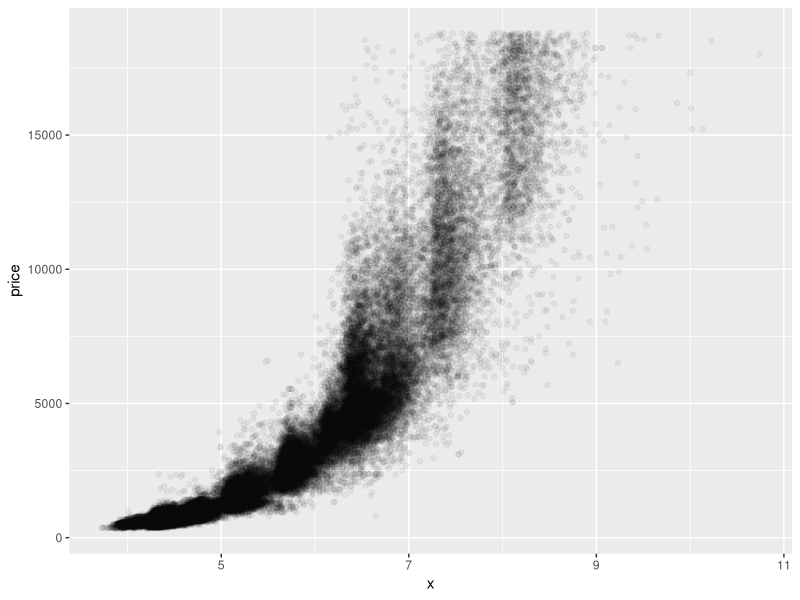
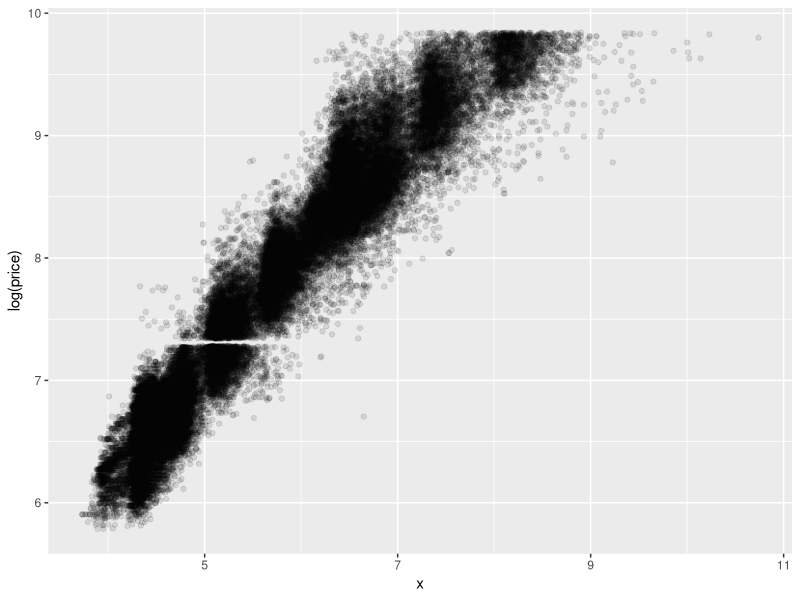
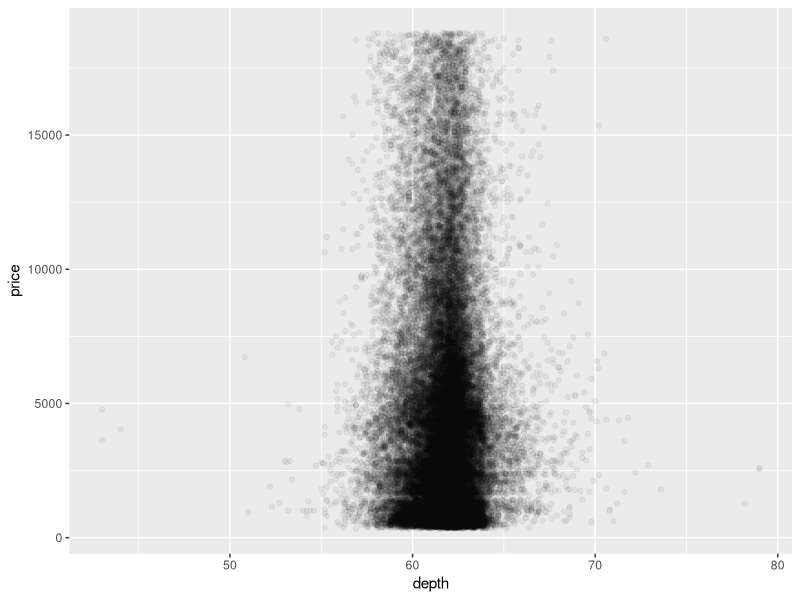
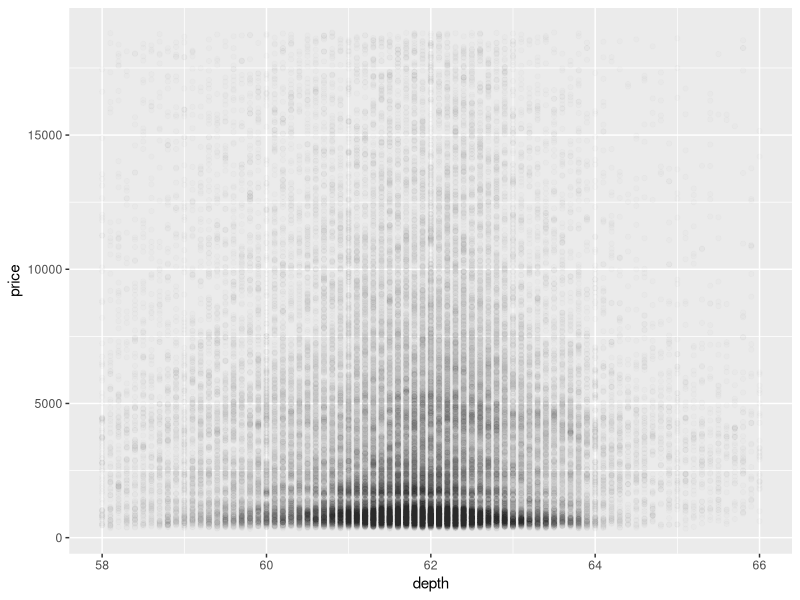
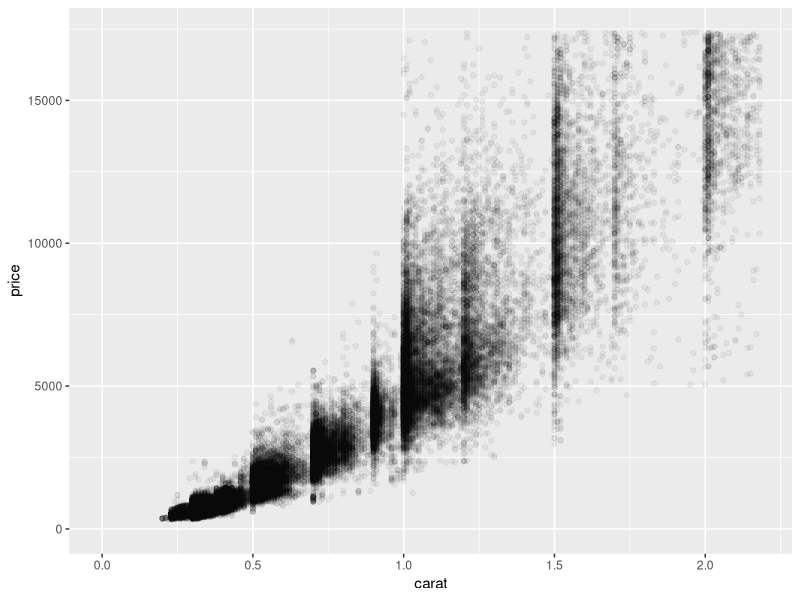
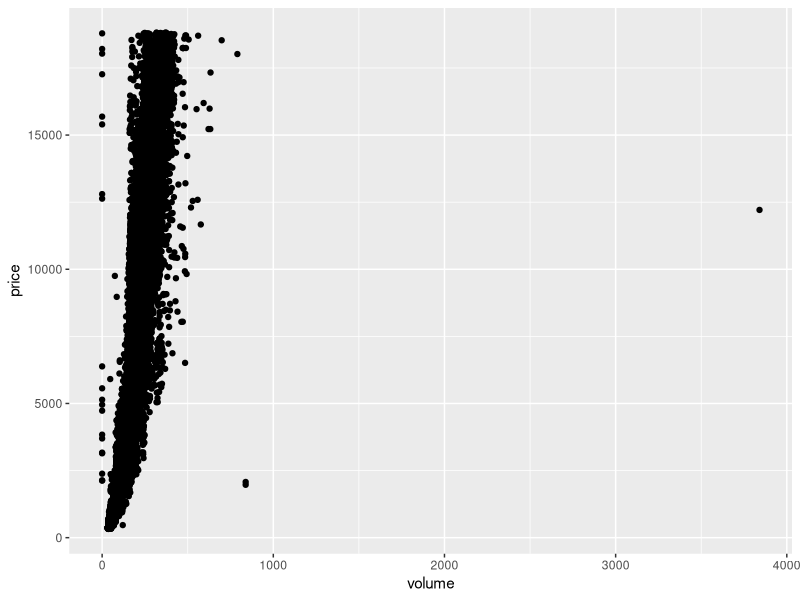
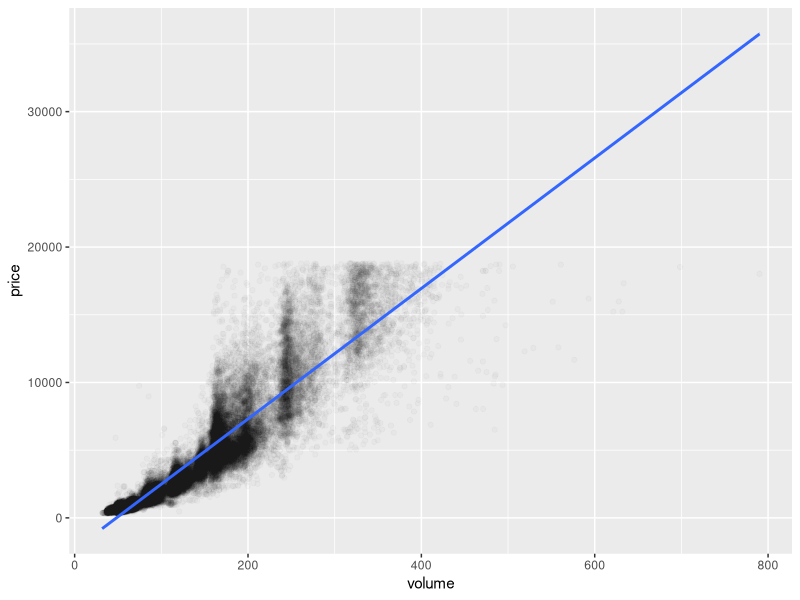
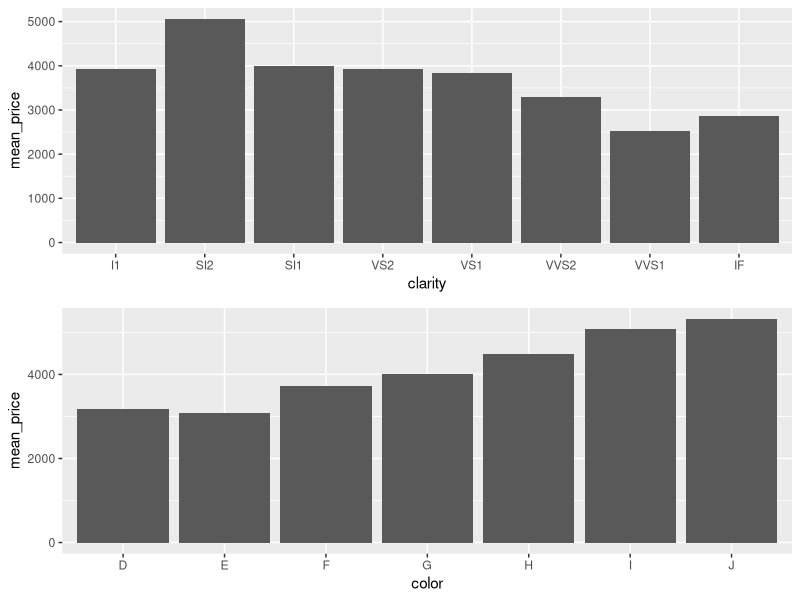

Reproduce these figures in R, in order.
## ---- chunk 1
# install.packages("tidyverse")
library(tidyverse)  # dplyr, tidyr, ggplot2, etc.

setwd('/Users/GregoryClunies/Repos/Udacity/Exploratory_Data_Analysis/L6_ProbelmSet_ExploreTwoVariables')

data(diamonds)
names(diamonds)
?diamonds
## ---- chunk 2
ggplot(data = subset(diamonds, diamonds$x != 0), aes(x = x, y = price)) +
  geom_point(alpha = 1/20)
## ---- chunk 3
ggplot(data = subset(diamonds, diamonds$x != 0), aes(x = x, y = log(price))) +
  geom_point(alpha = 1/10)
## ---- chunk 4
cor.test(diamonds$x, diamonds$price)
cor.test(diamonds$y, diamonds$price)
cor.test(diamonds$z, diamonds$price)
## ---- chunk 5
ggplot(data = diamonds, aes(x = depth, y = price)) +
  geom_point(alpha = 1/20)
## ---- chunk 6
ggplot(data = diamonds, aes(x = depth, y = price)) +
  geom_point(alpha = 1/100) + 
  scale_x_continuous(breaks = seq(50, 70, 2), limits = c(58,66))
## ---- chunk 7
with(diamonds, cor.test(depth, price))
## ---- chunk 8
ggplot(data = diamonds, aes(x = carat, y = price)) + 
  geom_point(alpha = 1/20) +
  xlim(0, quantile(diamonds$carat, 0.99)) +
  ylim(0, quantile(diamonds$price, 0.99))
## ---- chunk 9
diamonds$volume <- with(diamonds, x * y * z)

ggplot(data = diamonds, aes(x = volume, y = price)) + 
  geom_point()
## ---- chunk 10
df <- subset(diamonds, diamonds$volume < 800 & diamonds$volume != 0)

cor.test(df$price, df$volume)
## ---- chunk 11
df <- subset(diamonds, diamonds$volume < 800 & diamonds$volume != 0)

ggplot(data = df, aes(x = volume, y = price)) +
  geom_point(alpha = 1/50) + 
  geom_smooth(method = 'lm')
## ---- chunk 12
diamondsByClarity <- diamonds %>%
  group_by(clarity) %>%
  summarise(mean_price = mean(price),
            median_price = median(price),
            min_price = min(price),
            max_price = max(price),
            n = n())
## ---- chunk 13
diamonds_by_clarity <- group_by(diamonds, clarity)
diamonds_mp_by_clarity <- summarise(diamonds_by_clarity, mean_price = mean(price))

diamonds_by_color <- group_by(diamonds, color)
diamonds_mp_by_color <- summarise(diamonds_by_color, mean_price = mean(price))

p1 <- ggplot(diamonds_mp_by_clarity, aes(x = clarity, y = mean_price)) +
  geom_col()

p2 <- ggplot(diamonds_mp_by_color, aes(x = color, y = mean_price)) +
  geom_col()

library(gridExtra)
grid.arrange(p1, p2)
